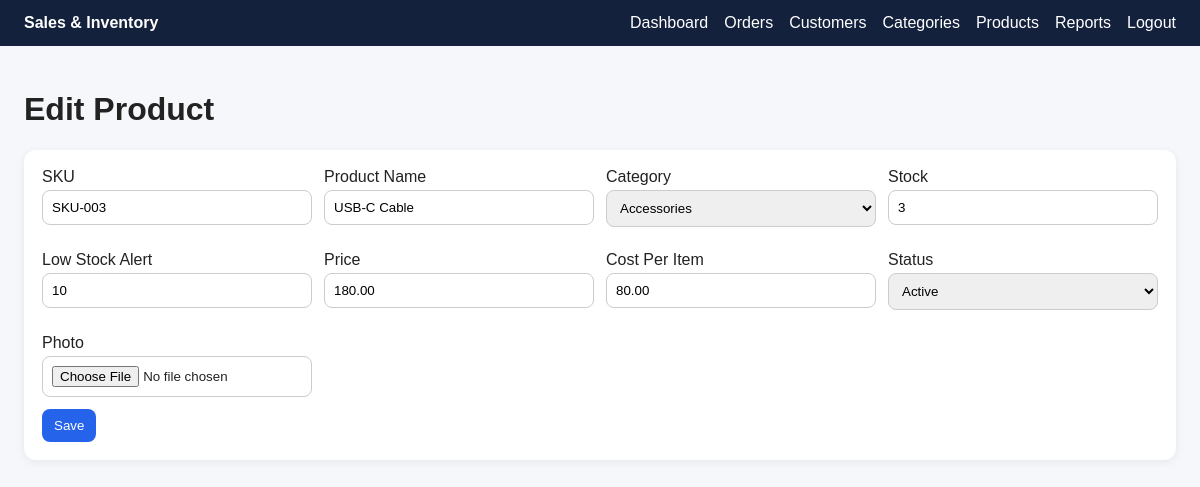
The app's page /modules/products/form.php?id=3 (signed in) with its own data.
### tables this page shows
CREATE TABLE IF NOT EXISTS `products` (
  `id` int NOT NULL AUTO_INCREMENT,
  `sku` varchar(60) NOT NULL,
  `product_name` varchar(150) NOT NULL,
  `category_id` int NOT NULL,
  `stock_on_hand` int NOT NULL DEFAULT '0',
  `low_stock_alert` int NOT NULL DEFAULT '5',
  `price` decimal(12,2) NOT NULL DEFAULT '0.00',
  `cost_per_item` decimal(12,2) NOT NULL DEFAULT '0.00',
  `product_photo` varchar(255) DEFAULT NULL,
  `status` enum('Active','Inactive') DEFAULT 'Active',
  `created_at` timestamp NULL DEFAULT CURRENT_TIMESTAMP,
  PRIMARY KEY (`id`),
  UNIQUE KEY `sku` (`sku`),
  KEY `category_id` (`category_id`)
);

CREATE TABLE IF NOT EXISTS `categories` (
  `id` int NOT NULL AUTO_INCREMENT,
  `category_name` varchar(120) NOT NULL,
  `status` enum('Active','Inactive') DEFAULT 'Active',
  `created_at` timestamp NULL DEFAULT CURRENT_TIMESTAMP,
  PRIMARY KEY (`id`),
  UNIQUE KEY `category_name` (`category_name`)
);

### includes/functions.php (called while the page is built, shortened)
<?php
function e($value)
{
    return htmlspecialchars((string) $value, ENT_QUOTES, 'UTF-8');
}
?>

### modules/products/form.php (the view, shortened to what this page needs)
<?php require_once '../../config/database.php';
require_once '../../includes/functions.php';
$id = $_GET['id'] ?? null;
$row = ['sku' => '', 'product_name' => '', 'category_id' => '', 'stock_on_hand' => 0, 'low_stock_alert' => 5, 'price' => 0, 'cost_per_item' => 0, 'product_photo' => '', 'status' => 'Active'];
if ($id) {
    $s = $pdo->prepare('SELECT * FROM products WHERE id=?');
    $s->execute([$id]);
    $row = $s->fetch();
}
$cats = $pdo->query("SELECT * FROM categories WHERE status='Active' ORDER BY category_name")->fetchAll();
include '../../includes/header.php'; ?>
<h1><?= $id ? 'Edit' : 'Add' ?> Product</h1>
<form class="card" method="post" enctype="multipart/form-data">
    <div class="row">
        <div><label>SKU</label><input name="sku" required value="<?= e($row['sku']) ?>"></div>
        <div><label>Product Name</label><input name="product_name" required value="<?= e($row['product_name']) ?>"></div>
        <div><label>Category</label><select name="category_id"><?php foreach ($cats as $c): ?>
                    <option value="<?= $c['id'] ?>" <?= $row['category_id'] == $c['id'] ? 'selected' : '' ?>>
                        <?= e($c['category_name']) ?></option><?php endforeach; ?>
            </select></div>
        <div><label>Stock</label><input type="number" name="stock_on_hand" value="<?= e($row['stock_on_hand']) ?>"></div>
        <div><label>Low Stock Alert</label><input type="number" name="low_stock_alert"
                value="<?= e($row['low_stock_alert']) ?>"></div>
        <div><label>Price</label><input type="number" step="0.01" name="price" value="<?= e($row['price']) ?>"></div>
        <div><label>Cost Per Item</label><input type="number" step="0.01" name="cost_per_item"
                value="<?= e($row['cost_per_item']) ?>"></div>
        <div><label>Status</label><select name="status">
                <option <?= $row['status'] == 'Active' ? 'selected' : '' ?>>Active</option>
            </select></div>
        <div><label>Photo</label><input type="file" name="product_photo"></div>
    </div><button>Save</button>
</form><?php include '../../includes/footer.php'; ?>

### assets/css/style.css (style rules this page uses)
* { box-sizing: border-box }
body { font-family: Arial, sans-serif; margin: 0; background: #f6f7fb; color: #222 }
.card { background: #fff; border-radius: 12px; padding: 18px; margin-bottom: 16px; box-shadow: 0 2px 10px #0001 }
.btn, button { display: inline-block; padding: 9px 12px; border-radius: 8px; background: #2563eb; color: #fff; text-decoration: none; border: 0; cursor: pointer }
input, select, textarea { width: 100%; padding: 9px; border: 1px solid #ccc; border-radius: 8px; margin: 4px 0 12px }
.row { display: grid; grid-template-columns: repeat(auto-fit, minmax(220px, 1fr)); gap: 12px }

### records on screen
products: sku "SKU-003", product_name "USB-C Cable", category_id "Accessories", stock_on_hand "3", low_stock_alert "10", price "180.00", cost_per_item "80.00", status "Active"
